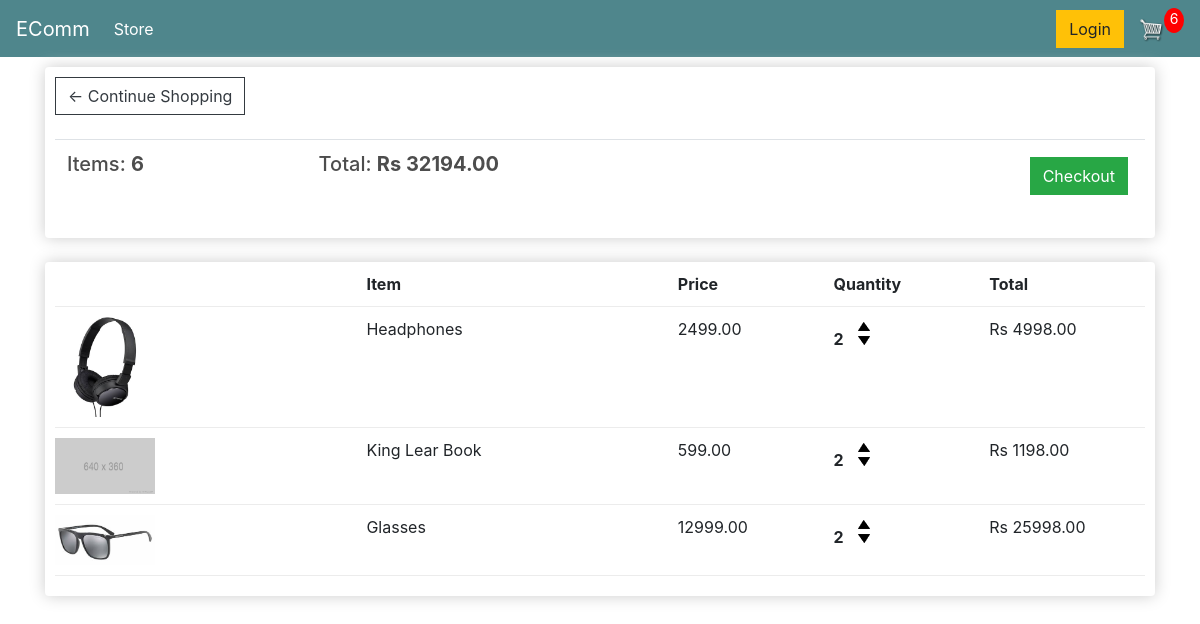
The app's page /cart/ (signed in) with its own data.
### store/models.py (models this page shows, shortened)
class Order(models.Model):
    customer = models.ForeignKey(Customer, on_delete=models.SET_NULL, null=True, blank=True)
    date_ordered = models.DateTimeField(auto_now_add=True)
    complete = models.BooleanField(default=False, null=True, blank=False)
    transaction_id = models.CharField(max_length=200, null=True)
    @property
    def get_cart_total(self):
        items = self.orderitem_set.all()
        total = sum([item.get_total for item in items])
        return total
    @property
    def get_cart_items(self):
        items = self.orderitem_set.all()
        total = sum([item.quantity for item in items])
        return total

class OrderItem(models.Model):
    product = models.ForeignKey(Product, on_delete=models.SET_NULL, blank=True, null=True)
    order = models.ForeignKey(Order, on_delete=models.SET_NULL, blank=True, null=True)
    quantity = models.IntegerField(default=0, null=True, blank=True)
    date_added = models.DateTimeField(auto_now_add=True)
    @property
    def get_total(self):
        total = self.product.price * self.quantity
        return total

class Product(models.Model):
    name = models.CharField(max_length=200, null=True)
    price = models.DecimalField(max_digits=7, decimal_places=2)
    digital = models.BooleanField(default=False, null=True, blank=False)
    image = models.ImageField(null=True, blank=True)
    @property
    def imageURL(self):
        try:
           url = self.image.url
        except:
            url = 'static/images/placeholder.png'
        return url

### store/views.py (the view)
# urls.py: path('cart/', views.cart, name = 'cart'),
def cart(request):
    if request.user.is_authenticated:
        customer = request.user.customer
        order, create = Order.objects.get_or_create(customer = customer, complete=False)
        items = order.orderitem_set.all()
        print(items)
        cartItems = order.get_cart_items
    else:
        content = cartCookie(request)
        items = content['items']
        order = content['order']
        cartItems = order['get_cart_items']
    context = {'items' : items, 'order' : order, 'cartItems': cartItems}
    return render(request, 'store/cart.html', context)

### store/templates/store/cart.html
{% extends 'store/main.html' %}
{% load static %}
{% block content %}
   <div class="row">
    <div class="col-lg-12">
        <div class="box-element">
            <a class="btn btn-outline-dark" href="{% url 'store' %}">&#x2190; Continue Shopping</a>
            <br>
            <br>
            <table class="table">
                <tr>
                    <th><h5>Items: <strong>{{ order.get_cart_items }}</strong></h5></th>
                    <th><h5>Total: <strong>Rs {{ order.get_cart_total|floatformat:2 }}</strong></h5></th>
                    <th>
                        <a style="float: right; margin: 5px;" class="btn btn-success" href="{% url 'checkout' %}">Checkout</a>
                    </th>
                </tr>
            </table>
        </div>
        <br>
        <div class="box-element">
            <div class="cart-row">
                <div style="flex: 2"></div>
                <div style="flex: 2"><strong>Item</strong></div>
                <div style="flex: 1"><strong>Price</strong></div>
                <div style="flex: 1"><strong>Quantity</strong></div>
                <div style="flex: 1"><strong>Total</strong></div>
            </div>
            {% for item in items %}
            <div class="cart-row">
                <div style="flex: 2">
                    <img class="row-image" src="{{ item.product.imageURL }}">
                </div>
                <div style="flex: 2">{{ item.product.name }}</div>
                <div style="flex: 1">{{ item.product.price|floatformat:2 }}</div>
                <div style="flex: 1">
                    <p class="quantity">{{ item.quantity }}</p>
                    <div class="quantity">
                        <img data-product="{{ item.product.id }}" data-action="add" class="chg-quantity update-cart" src="{% static 'images/arrow-up.png' %}">
                        <img data-product="{{ item.product.id }}" data-action="remove" class="chg-quantity update-cart"  src="{% static 'images/arrow-down.png' %}">
                    </div>
                </div>
                <div style="flex: 1">Rs {{ item.get_total|floatformat:2 }}</div>
            </div>
            {% endfor %}
        </div>
    </div>
   </div>
{% endblock content %}

### static/css/main.css (style rules this page uses)
h1,h2,h3,h4,h5,h6 { color:hsl(0, 0%, 30%); }
.box-element { box-shadow:hsl(0, 0%, 80%) 0 0 16px; background-color: #fff; border-radius: 4px; padding: 10px; }
.col-lg-4, .col-lg-6, .col-lg-8, .col-lg-12 { margin-top: 10px; }
.btn { border-radius: 0; }
.row-image { width: 100px; }
.cart-row { display: flex; align-items: flex-stretch; padding-bottom: 10px; margin-bottom: 10px; border-bottom: 1px solid #ececec; }
.quantity { display: inline-block; font-weight: 700; padding-right:10px; }
.chg-quantity { width: 12px; cursor: pointer; display: block; margin-top: 5px; transition:.1s; }

### records on screen
Order: get_cart_items "6", get_cart_total "32194.00"
OrderItem: product.imageURL (picture), product.name "Headphones", product.price "2499.00", quantity "2", get_total "4998.00"
OrderItem: shows a picture, product.name "King Lear Book", product.price "599.00", quantity "2", get_total "1198.00"
OrderItem: product.imageURL (picture), product.name "Glasses", product.price "12999.00", quantity "2", get_total "25998.00"

### other values on screen
{{ cartItems }} "6"
